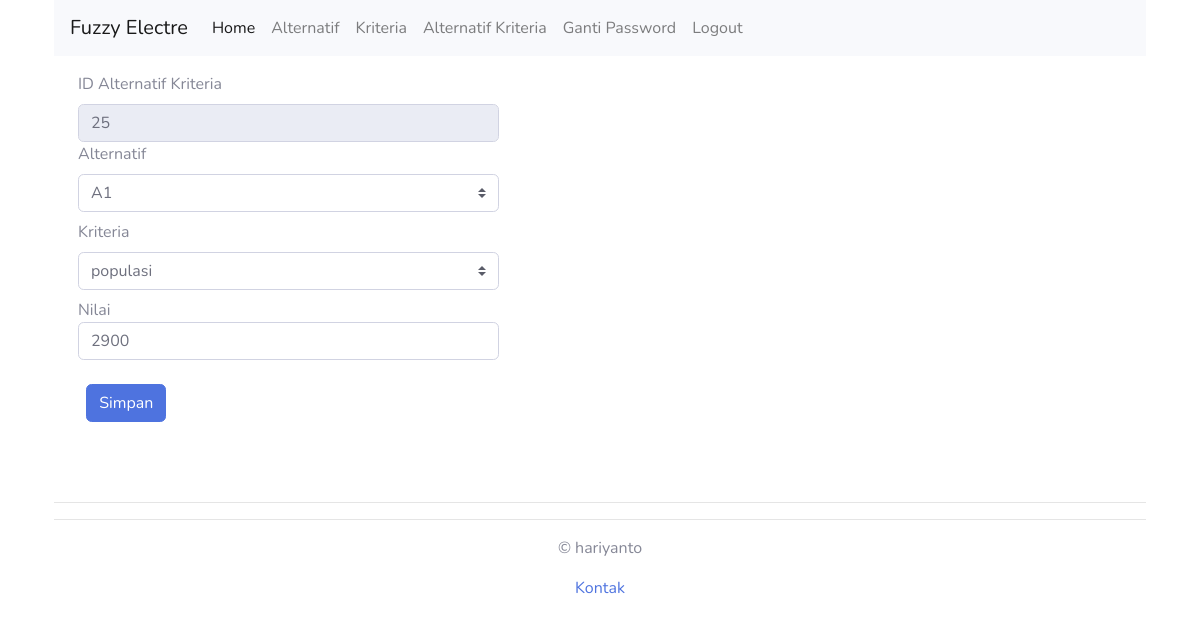
The page /edit-alternatif-kriteria.php?id_alternatif_kriteria=25 (signed in) on the database its author committed.
### tables this page shows
CREATE TABLE `alternatif_kriteria` (
  `id_alternatif_kriteria` int(11) NOT NULL,
  `id_alternatif` int(11) DEFAULT NULL,
  `id_kriteria` int(11) DEFAULT NULL,
  `nilai` double DEFAULT NULL
);

CREATE TABLE `alternatif` (
  `id_alternatif` int(11) NOT NULL,
  `nama_alternatif` varchar(200) DEFAULT NULL,
  `deskripsi` text
);

CREATE TABLE `kriteria` (
  `id_kriteria` int(11) NOT NULL,
  `nama_kriteria` varchar(100) DEFAULT NULL,
  `bobot` double DEFAULT NULL
);

### edit-alternatif-kriteria.php (the view, shortened to what this page needs)
<?php
include("koneksi.php");
require("header_login.php");
$queryalternatifkriteria = mysqli_query($db, "SELECT * FROM alternatif_kriteria WHERE id_alternatif_kriteria = '$_GET[id_alternatif_kriteria]'");
$dataalternatifkriteria = mysqli_fetch_array($queryalternatifkriteria);
?>
<div class="justify-content-center">
  <form id="form1" name="form1" method="post" action="">
    <div class="col">
      <div class="form-group">
        <div class="col-sm-5 mt-3">
          <label for="">
            ID Alternatif Kriteria
          </label>
          <input type="text" class="form-control" name="id_alternatif_kriteria" id="id_alternatif_kriteria" readonly value="<?php echo $dataalternatifkriteria['id_alternatif_kriteria']; ?>" />
          <label for="">
            Alternatif
          </label>
          <select class="custom-select mb-2" name="id_alternatif" id="id_alternatif">
            <?php
            $queryalternatif = mysqli_query($db, "SELECT * FROM alternatif ORDER BY id_alternatif");
            while ($dataalternatif = mysqli_fetch_array($queryalternatif)) {
              ?>
              <option value="<?php echo $dataalternatif['id_alternatif']; ?>" <?php if ($dataalternatifkriteria['id_alternatif'] == $dataalternatif['id_alternatif']) {
                                                                                  echo " selected";
                                                                                } ?>><?php echo $dataalternatif['nama_alternatif']; ?></option>
            <?php
            }
            ?>
          </select>
          <label for="">
            Kriteria
          </label>
          <select class="custom-select mb-2" name="id_kriteria" id="id_kriteria">
            <?php
            $querykriteria = mysqli_query($db, "SELECT * FROM kriteria ORDER BY id_kriteria");
            while ($datakriteria = mysqli_fetch_array($querykriteria)) {
              ?>
              <option value="<?php echo $datakriteria['id_kriteria']; ?>" <?php if ($dataalternatifkriteria['id_kriteria'] == $datakriteria['id_kriteria']) {
                                                                              echo " selected";
                                                                            } ?>><?php echo $datakriteria['nama_kriteria']; ?></option>
            <?php
            }
            ?>
          </select>
          Nilai
          <input type="text" class="form-control" name="nilai" id="nilai" value="<?php echo $dataalternatifkriteria['nilai']; ?>" />
          <input type="submit" class="btn btn-primary mt-4" name="button" id="button" value="Simpan" />
        </div>
      </div>
    </div>
  </form><?php require("footer.php") ?>

### rows shown on the page
alternatif_kriteria: id_alternatif_kriteria "25", id_alternatif "A1", id_kriteria "populasi", nilai "2900"
